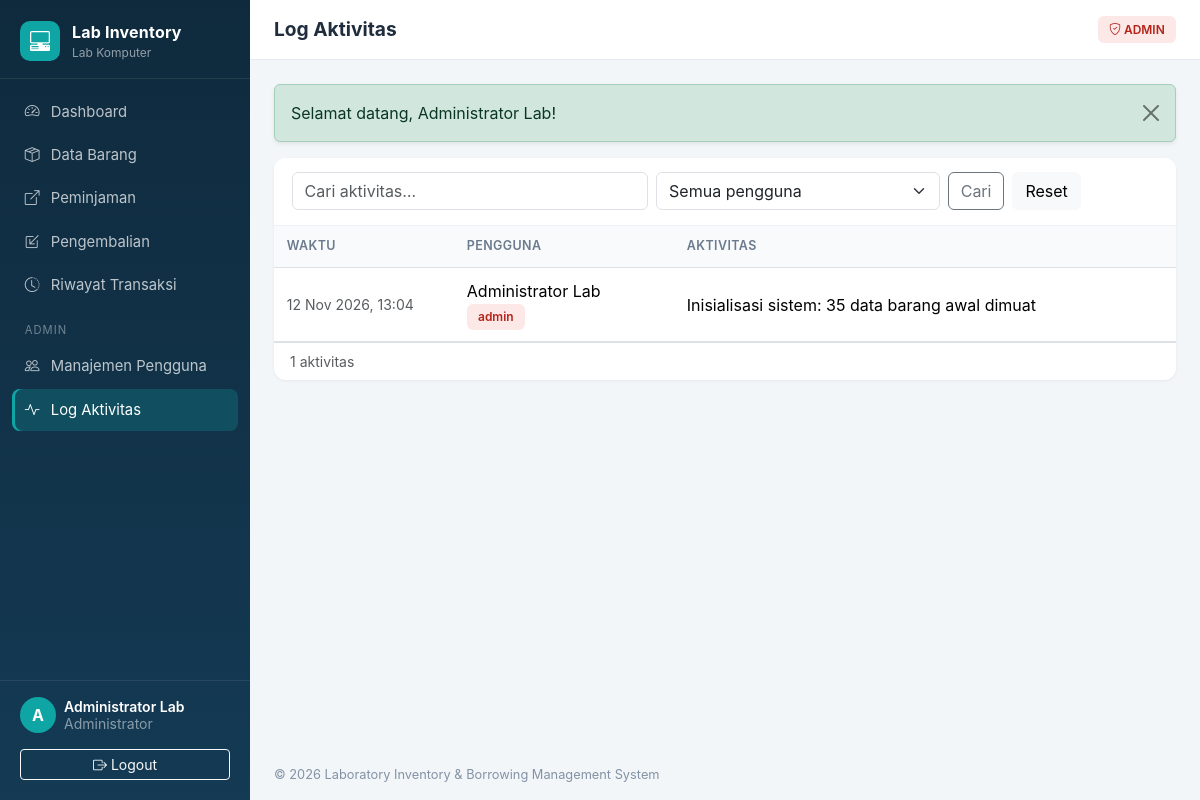
The app's page /aktivitas.php (signed in) with its own data.
### tables this page shows
CREATE TABLE IF NOT EXISTS users (
  id INT AUTO_INCREMENT PRIMARY KEY,
  nama VARCHAR(100) NOT NULL,
  username VARCHAR(50) NOT NULL UNIQUE,
  password VARCHAR(255) NOT NULL,
  role VARCHAR(10) NOT NULL DEFAULT 'staff',
  status VARCHAR(10) NOT NULL DEFAULT 'aktif',
  last_login DATETIME NULL,
  created_at DATETIME NOT NULL,
  updated_at DATETIME NULL
  );

CREATE TABLE IF NOT EXISTS log_aktivitas (
  id INT AUTO_INCREMENT PRIMARY KEY,
  user_id INT NULL,
  aksi VARCHAR(255) NOT NULL,
  created_at DATETIME NOT NULL,
  FOREIGN KEY (user_id) REFERENCES users(id) ON DELETE SET NULL
  );

### init.php (called while the page is built, shortened)
<?php
function db(): PDO
{
    static $pdo = null;
    if ($pdo) return $pdo;
    $opts = [
        PDO::ATTR_ERRMODE => PDO::ERRMODE_EXCEPTION,
        PDO::ATTR_DEFAULT_FETCH_MODE => PDO::FETCH_ASSOC,
        PDO::ATTR_EMULATE_PREPARES => false,
    ];
    try {
        if (DB_DRIVER === 'sqlite') {
            $isNew = !file_exists(DB_SQLITE_PATH);
            $pdo = new PDO('sqlite:' . DB_SQLITE_PATH, null, null, $opts);
            $pdo->exec('PRAGMA foreign_keys = ON');
            if ($isNew) install_database($pdo, 'sqlite');
        } else {
            $dsn = 'mysql:host=' . DB_HOST . ';port=' . DB_PORT . ';dbname=' . DB_NAME . ';charset=utf8mb4';
            $pdo = new PDO($dsn, DB_USER, DB_PASS, $opts);
            $pdo->exec("SET time_zone = '+07:00'");
        }
    } catch (PDOException $ex) {
        http_response_code(500);
        exit('<h3 style="font-family:sans-serif">Koneksi database gagal.</h3><p style="font-family:sans-serif">Periksa pengaturan di <code>config.php</code>. Detail: '
            . htmlspecialchars($ex->getMessage()) . '</p>');
    }
    return $pdo;
}
function e($s): string { return htmlspecialchars((string)$s, ENT_QUOTES, 'UTF-8'); }
function get(string $k, string $default = ''): string { return trim((string)($_GET[$k] ?? $default)); }
function tgl(?string $d, bool $time = false): string
{
    $bln = ['', 'Jan', 'Feb', 'Mar', 'Apr', 'Mei', 'Jun', 'Jul', 'Agu', 'Sep', 'Okt', 'Nov', 'Des'];
    $ts = strtotime($d);
    return date('j', $ts) . ' ' . $bln[(int)date('n', $ts)] . ' ' . date('Y', $ts) . ($time ? ', ' . date('H:i', $ts) : '');
}
function paginate(int $total, int $perPage): array
{
    $pages = max(1, (int)ceil($total / $perPage));
    $page = min($pages, max(1, (int)($_GET['page'] ?? 1)));
    return [($page - 1) * $perPage, $pages, $page];
}
function current_user(): ?array
{
    static $cache = false;
    if ($cache !== false) return $cache;
    $cache = null;
    if (!empty($_SESSION['uid'])) {
        $st = db()->prepare('SELECT id, nama, username, role, status FROM users WHERE id = ?');
        $st->execute([$_SESSION['uid']]);
        $u = $st->fetch();
        if ($u && $u['status'] === 'aktif') {
            $cache = $u;
        } else {
            unset($_SESSION['uid']);
            flash('danger', 'Akun Anda telah dinonaktifkan. Hubungi Admin.');
        }
    }
    return $cache;
}
function require_login(): array
{
    $u = current_user();
    return $u;
}
function require_admin(): array
{
    $u = require_login();
    return $u;
}

### aktivitas.php (the view, shortened to what this page needs)
<?php
require __DIR__ . '/includes/init.php';
require_admin();
$pdo = db();
$q = get('q');
$where = [];
$params = [];
$sqlWhere = $where ? ' WHERE ' . implode(' AND ', $where) : '';
$st = $pdo->prepare('SELECT COUNT(*) FROM log_aktivitas l' . $sqlWhere);
$st->execute($params);
$total = (int)$st->fetchColumn();
[$offset, $pages, $page] = paginate($total, 25);
$st = $pdo->prepare("SELECT l.*, u.nama, u.username, u.role FROM log_aktivitas l LEFT JOIN users u ON u.id = l.user_id
    $sqlWhere ORDER BY l.created_at DESC, l.id DESC LIMIT 25 OFFSET $offset");
$st->execute($params);
$rows = $st->fetchAll();
$title = 'Log Aktivitas';
$active = 'aktivitas';
require __DIR__ . '/includes/header.php';
?>
<div class="card">
    <div class="card-header">
        <form class="row g-2" method="get">
            <div class="col-md-5"><input type="search" name="q" class="form-control" placeholder="Cari aktivitas…" value="<?= e($q) ?>"></div>
            <div class="col-md-4">
                <select name="user" class="form-select" onchange="this.form.submit()">
                    <option value="">Semua pengguna</option>
                </select>
            </div>
            <div class="col-md-3 d-flex gap-2"><button class="btn btn-outline-secondary">Cari</button><a href="aktivitas.php" class="btn btn-light">Reset</a></div>
        </form>
    </div>
    <div class="table-responsive">
        <table class="table table-hover mb-0">
            <thead><tr><th style="width:180px">Waktu</th><th style="width:220px">Pengguna</th><th>Aktivitas</th></tr></thead>
            <tbody>
            <?php foreach ($rows as $r): ?>
                <tr>
                    <td class="small text-muted text-nowrap"><?= tgl($r['created_at'], true) ?></td>
                    <td><?= e($r['nama'] ?? 'Sistem') ?> <?php if ($r['role']): ?><span class="badge role-badge <?= $r['role'] === 'admin' ? 'role-admin' : 'role-staff' ?>"><?= e($r['role']) ?></span><?php endif; ?></td>
                    <td><?= e($r['aksi']) ?></td>
                </tr>
            <?php endforeach; ?>
            </tbody>
        </table>
    </div>
    <div class="card-body d-flex justify-content-between align-items-center border-top py-2">
        <span class="small text-muted"><?= $total ?> aktivitas</span>
    </div>
</div>
<?php require __DIR__ . '/includes/footer.php'; ?>

### header.php (shortened to what this page needs)
<?php
$me = current_user();
$menu = [
    ['index.php', 'dashboard', 'bi-speedometer2', 'Dashboard', false],
    ['barang.php', 'barang', 'bi-box-seam', 'Data Barang', false],
    ['peminjaman.php', 'peminjaman', 'bi-box-arrow-up-right', 'Peminjaman', false],
    ['pengembalian.php', 'pengembalian', 'bi-box-arrow-in-down-left', 'Pengembalian', false],
    ['riwayat.php', 'riwayat', 'bi-clock-history', 'Riwayat Transaksi', false],
    ['users.php', 'users', 'bi-people', 'Manajemen Pengguna', true],
    ['aktivitas.php', 'aktivitas', 'bi-activity', 'Log Aktivitas', true],
];
?>
<!DOCTYPE html>
<html lang="id">
<head>
    <link href="https://cdn.jsdelivr.net/npm/bootstrap@5.3.3/dist/css/bootstrap.min.css" rel="stylesheet">
    <link href="https://cdn.jsdelivr.net/npm/bootstrap-icons@1.11.3/font/bootstrap-icons.min.css" rel="stylesheet">
    <link href="assets/style.css" rel="stylesheet">
</head>
<body>
<div class="app">
    <aside class="sidebar offcanvas-lg offcanvas-start" tabindex="-1" id="sidebar">
        <div class="brand">
            <span class="brand-icon"><i class="bi bi-pc-display-horizontal"></i></span>
            <div>
                <div class="brand-name"><?= e(APP_NAME) ?></div>
                <div class="brand-sub">Lab Komputer</div>
            </div>
        </div>
        <nav class="nav flex-column">
            <?php foreach ($menu as [$href, $key, $icon, $label, $adminOnly]):
                if ($key === 'users'): ?><div class="nav-section">Admin</div><?php endif; ?>
                <a class="nav-link<?= ($active ?? '') === $key ? ' active' : '' ?>" href="<?= $href ?>">
                    <i class="bi <?= $icon ?>"></i><span><?= $label ?></span>
                </a>
            <?php endforeach; ?>
        </nav>
        <div class="sidebar-foot">
            <div class="d-flex align-items-center gap-2">
                <span class="avatar"><?= e(mb_strtoupper(mb_substr($me['nama'], 0, 1))) ?></span>
                <div class="small lh-sm overflow-hidden">
                    <div class="fw-semibold text-white text-truncate"><?= e($me['nama']) ?></div>
                    <div class="text-white-50"><?= $me['role'] === 'admin' ? 'Administrator' : 'Staff Lab' ?></div>
                </div>
            </div>
            <a href="logout.php" class="btn btn-sm btn-outline-light w-100 mt-3"><i class="bi bi-box-arrow-right"></i> Logout</a>
        </div>
    </aside>
    <main class="content">
        <header class="topbar">
            <h1 class="page-title"><?= e($title ?? '') ?></h1>
            <span class="ms-auto badge role-badge <?= $me['role'] === 'admin' ? 'role-admin' : 'role-staff' ?>">
                <i class="bi <?= $me['role'] === 'admin' ? 'bi-shield-check' : 'bi-person-badge' ?>"></i> <?= strtoupper(e($me['role'])) ?>
            </span>
        </header>
        <div class="page">
        <?php foreach (get_flashes() as [$type, $msg]): ?>
            <div class="alert alert-<?= e($type) ?> alert-dismissible fade show shadow-sm" role="alert">
                <?= e($msg) ?>
                <button type="button" class="btn-close" data-bs-dismiss="alert"></button>
            </div>
        <?php endforeach; ?>

### style.css (style rules this page uses)
:root { --side-bg: #0f2a3d; --side-bg-2: #143a54; --accent: #0ea5a4; --page-bg: #f3f6f9; }
body { background: var(--page-bg); font-family: "Inter", system-ui, -apple-system, "Segoe UI", Roboto, sans-serif; color: #1f2d3d; }
.app { display: flex; min-height: 100vh; }
.sidebar { width: 250px; background: linear-gradient(180deg, var(--side-bg), var(--side-bg-2)); color: #fff; display: flex; flex-direction: column; flex-shrink: 0; }
@media (min-width: 992px) { .sidebar { position: sticky; top: 0; height: 100vh; } }
.sidebar.offcanvas-lg { --bs-offcanvas-bg: var(--side-bg); --bs-offcanvas-width: 250px; }
.brand { display: flex; align-items: center; gap: .75rem; padding: 1.25rem 1.25rem 1rem; border-bottom: 1px solid rgba(255,255,255,.08); }
.brand-icon { width: 40px; height: 40px; border-radius: 10px; background: var(--accent); display: grid; place-items: center; font-size: 1.25rem; }
.brand-name { font-weight: 700; letter-spacing: .2px; }
.brand-sub { font-size: .75rem; color: rgba(255,255,255,.55); }
.sidebar .nav { padding: .75rem .75rem; gap: 2px; }
.sidebar .nav-link { color: rgba(255,255,255,.72); border-radius: 8px; padding: .6rem .8rem; display: flex; gap: .7rem; align-items: center; font-size: .925rem; }
.sidebar .nav-link.active { color: #fff; background: rgba(14,165,164,.25); box-shadow: inset 3px 0 0 var(--accent); }
.nav-section { font-size: .7rem; text-transform: uppercase; letter-spacing: 1px; color: rgba(255,255,255,.4); padding: .9rem .8rem .3rem; }
.sidebar-foot { margin-top: auto; padding: 1rem 1.25rem 1.25rem; border-top: 1px solid rgba(255,255,255,.08); }
.avatar { width: 36px; height: 36px; border-radius: 50%; background: var(--accent); display: grid; place-items: center; font-weight: 700; flex-shrink: 0; color: #fff; }
.content { flex: 1; min-width: 0; display: flex; flex-direction: column; }
.topbar { display: flex; align-items: center; gap: .75rem; padding: 1rem 1.5rem; background: #fff; border-bottom: 1px solid #e5eaf0; position: sticky; top: 0; z-index: 10; }
.page-title { font-size: 1.2rem; font-weight: 650; margin: 0; }
.page { padding: 1.5rem; flex: 1; }
.role-badge { font-weight: 600; padding: .45rem .7rem; }
.role-admin { background: #fde8e8; color: #b42318; }
.card { border: 0; border-radius: 12px; box-shadow: 0 1px 3px rgba(16,24,40,.06); }
.card-header { background: #fff; border-bottom: 1px solid #eef2f6; font-weight: 600; padding: .9rem 1.1rem; border-radius: 12px 12px 0 0 !important; }
.table > :not(caption) > * > * { padding: .7rem .8rem; }
.table thead th { font-size: .78rem; text-transform: uppercase; letter-spacing: .4px; color: #6b7a8c; background: #f8fafc; font-weight: 600; white-space: nowrap; }
.table td { vertical-align: middle; }

### records on screen
users: nama "A", nama "Administrator Lab", role "ADMIN"
log_aktivitas: created_at "12 Nov 2026, 13:04", user.nama "Administrator Lab", user.role "admin", aksi "Inisialisasi sistem: 35 data barang awal dimuat"

### other values on screen
APP_NAME "Lab Inventory"
$label "Dashboard"
$label "Data Barang"
$label "Peminjaman"
$label "Pengembalian"
$label "Riwayat Transaksi"
$label "Manajemen Pengguna"
$label "Log Aktivitas"
$title "Log Aktivitas"
$msg "Selamat datang, Administrator Lab!"
$total "1"
APP_FULLNAME "Laboratory Inventory & Borrowing Management System"
